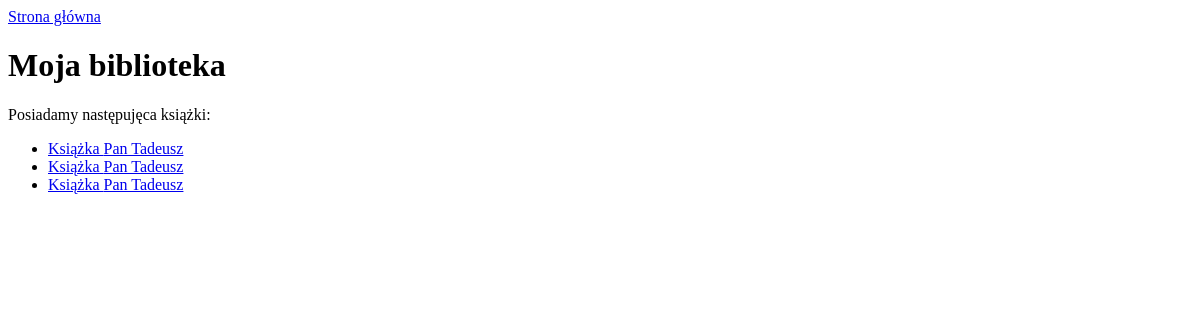
The app's page /, older data.
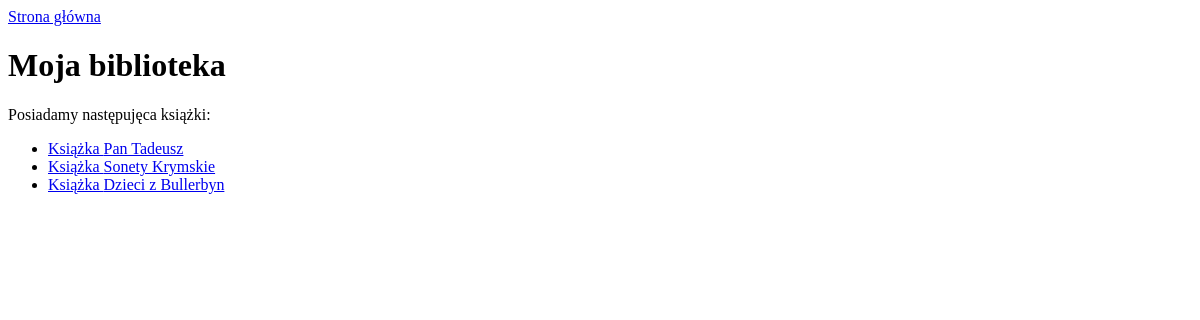
The same page, newer data.
### library/models.py (models this page shows, shortened)
class Book(models.Model):
    title = models.CharField(max_length=200)
    description = models.TextField()
    author = models.ForeignKey(Author, on_delete=models.CASCADE)

### library/views.py (the view)
# urls.py: path('', library.views.home, name="home"),
def home(requests):
    books = Book.objects.all()
    context = {'title': "Moja biblioteka",
               'dump': requests,
               'books': books,
               }
    return render(requests, 'library/index.html', context)

### library/templates/library/index.html (shortened to what this page needs)
{% extends 'library/base.html' %}
{% block content %}
<h1>{{ title }}</h1>
{% if books %}
    Posiadamy następujęca książki:
    <ul>
    {% for book in books %}
        <li><a href="{% url 'book' book.id %}">Książka {{ book.title }}</a></li>
        {% endfor %}
    </ul>
{% else %}
    Na razie brak książek
{% endif %}
{% endblock %}}

Row changes from the older to the newer data that the page shows:
removed Book: title "Pan Tadeusz"
removed Book: title "Pan Tadeusz"
added Book: title "Sonety Krymskie"
added Book: title "Dzieci z Bullerbyn"
